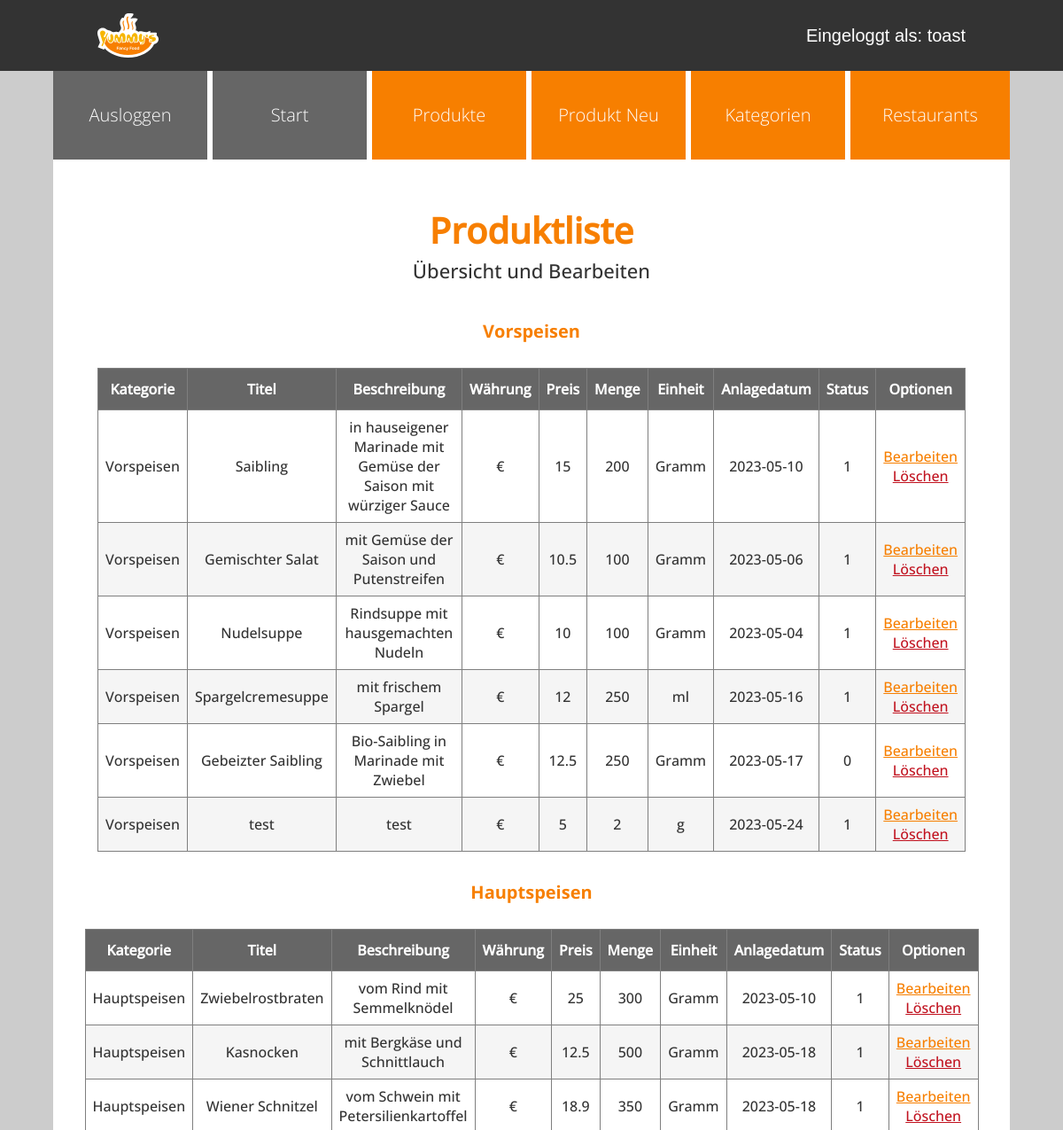
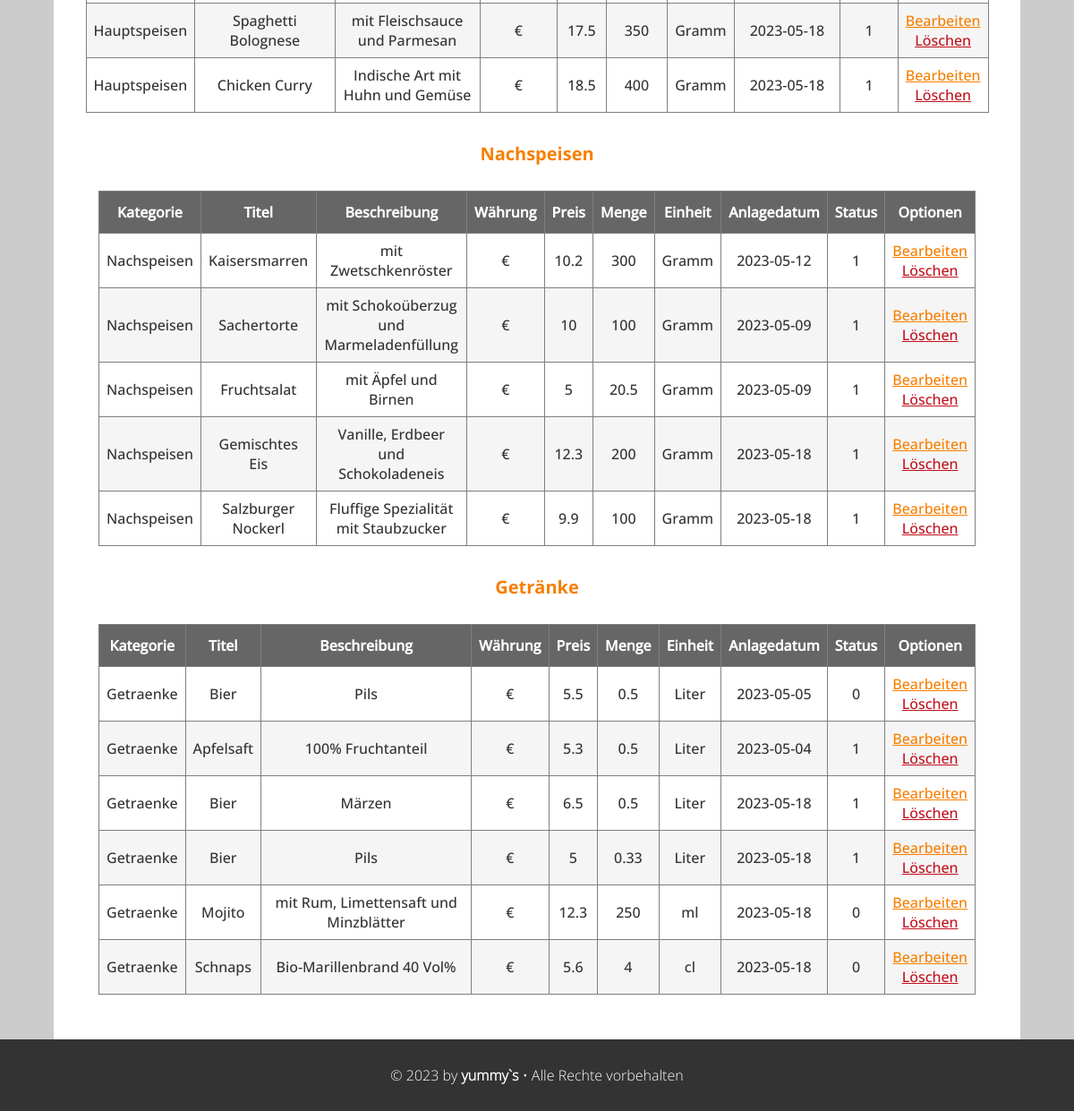
The app's page /admin/produkt_liste.php (signed in) with its own data (2 pictures, top to bottom).
### tables this page shows
CREATE TABLE `produkte` (
  `id` int(10) UNSIGNED NOT NULL,
  `titel` varchar(200) NOT NULL,
  `beschreibung` text NOT NULL,
  `waehrung` varchar(10) NOT NULL,
  `preis` float UNSIGNED NOT NULL,
  `menge` float UNSIGNED NOT NULL,
  `einheit` varchar(50) NOT NULL,
  `anlagedatum` date NOT NULL,
  `aenderungsdatum` date DEFAULT NULL,
  `aktiv` tinyint(1) DEFAULT 0,
  `kategorie_id` int(10) UNSIGNED NOT NULL,
  `restaurant_id` int(10) UNSIGNED DEFAULT NULL,
  `benutzer_id` int(10) UNSIGNED DEFAULT NULL
);

CREATE TABLE `kategorien` (
  `id` int(10) UNSIGNED NOT NULL,
  `bezeichnung` varchar(200) NOT NULL
);

### admin/setup.php (called while the page is built, shortened)
<?php
spl_autoload_register(
    function (string $klasse) {
        $prefix = "WIFI\\JUMMY\\";
        $basis = __DIR__ . "/Klassen/";
        $laenge = strlen($prefix);
        $relativ = substr($klasse, $laenge);
        $datei = $basis . str_replace("\\", "/", $relativ) . ".php";
    }
);

### admin/Klassen/Mysql.php (called while the page is built, shortened)
<?php
class Mysql
{
    private static ?Mysql $instanz = null;
    public static function getInstanz(): Mysql
    {
        if (!self::$instanz) {
            self::$instanz = new Mysql();
        }
        return self::$instanz;
    }
    private \mysqli $db;
    private function verbinden(): void
    {
        $this->db = new \mysqli(MYSQL_HOST, MYSQL_USER, MYSQL_PASSWORT, MYSQL_DATENBANK);
        $this->db->set_charset("utf8");
    }
    public function escape(string $wert): string
    {
        return $this->db->real_escape_string($wert);
    }
    public function query(string $sqlBefehl): \mysqli_result|bool
    {
        $result = $this->db->query($sqlBefehl);
        return $result;
    }
}

### admin/Klassen/Speisen/Produkte.php (called while the page is built, shortened)
<?php
class Produkte
{
    public function alleProdukteVs(): array
    {
        $db = Mysql::getInstanz();
        $produkteGesamtVs = array();
        $result = $db->query("SELECT * FROM produkte WHERE kategorie_id = 1");
        while ($row = $result->fetch_assoc()) {
            $produkteGesamtVs[] = new Produkt($row);
        }
        return $produkteGesamtVs;
    }
    public function alleProdukteHs(): array
    {
        $db = Mysql::getInstanz();
        $produkteGesamtHs = array();
        $result = $db->query("SELECT * FROM produkte WHERE kategorie_id = 2");
        while ($row = $result->fetch_assoc()) {
            $produkteGesamtHs[] = new Produkt($row);
        }
        return $produkteGesamtHs;
    }
    public function alleProdukteNs(): array
    {
        $db = Mysql::getInstanz();
        $produkteGesamtNs = array();
        $result = $db->query("SELECT * FROM produkte WHERE kategorie_id = 3");
        while ($row = $result->fetch_assoc()) {
            $produkteGesamtNs[] = new Produkt($row);
        }
        return $produkteGesamtNs;
    }
    public function alleProdukteGe(): array
    {
        $db = Mysql::getInstanz();
        $produkteGesamtGe = array();
        $result = $db->query("SELECT * FROM produkte WHERE kategorie_id = 4");
        while ($row = $result->fetch_assoc()) {
            $produkteGesamtGe[] = new Produkt($row);
        }
        return $produkteGesamtGe;
    }
}

### admin/Klassen/Speisen/DbRow/DbRowAbstract.php (called while the page is built, shortened)
<?php
abstract class DbRowAbstract
{
    protected string $tabelle;
    private array $daten = array();
    public function __construct(int|array $idOderDaten)
    {
        if (is_int($idOderDaten)) {
            $db = Mysql::getInstanz();
            $sqlId = $db->escape($idOderDaten);
            $result = $db->query("SELECT * FROM {$this->tabelle} WHERE id = '{$sqlId}'");
            $this->daten = $result->fetch_assoc();
        } else {
            $this->daten = $idOderDaten;
        }
    }
    public function __get(string $eigenschaft): mixed
    {
        return $this->daten[$eigenschaft];
    }
}

### admin/Klassen/Speisen/DbRow/Produkt.php (called while the page is built, shortened)
<?php
class Produkt extends DbRowAbstract
{
    public function kategorie(): Kategorie
    {
        return new Kategorie($this->kategorie_id);
    }
}

### admin/produkt_liste.php (the view, shortened to what this page needs)
<?php
include "setup.php";
include "kopf.php";
?>
<div id="admin-toptext">
    <h2 id="admin-headline">Produktliste</h2>
    <aside id="admin-subline">Übersicht und Bearbeiten</aside>
</div>
<?php
echo "<div class='table-headline'>Vorspeisen</div>";
echo "<br>";
echo "<div style='overflow-x: auto;'>";
echo "<table class='table-admin'>";
echo "<thead>";
echo "<th>Kategorie</th>";
echo "<th>Titel</th>";
echo "<th>Beschreibung</th>";
echo "<th>Währung</th>";
echo "<th>Preis</th>";
echo "<th>Menge</th>";
echo "<th>Einheit</th>";
echo "<th>Anlagedatum</th>";
echo "<th>Status</th>";
echo "<th>Optionen</th>";
echo "</thead>";
echo "<tbody>";
$produkteVs = new Produkte();
$alleProdukteVs = $produkteVs->alleProdukteVs();
foreach ($alleProdukteVs as $vorspeise) {
    echo "<tr>";
    echo "<td>" . $vorspeise->kategorie()->bezeichnung . "</td>";
    echo "<td>" . $vorspeise->titel . "</td>";
    echo "<td>" . $vorspeise->beschreibung . "</td>";
    echo "<td>" . $vorspeise->waehrung . "</td>";
    echo "<td>" . $vorspeise->preis . "</td>";
    echo "<td>" . $vorspeise->menge . "</td>";
    echo "<td>" . $vorspeise->einheit . "</td>";
    echo "<td>" . $vorspeise->anlagedatum . "</td>";
    echo "<td>" . $vorspeise->aktiv . "</td>";
    echo "<td>" . "<a href='produkt_bearbeiten.php?id={$vorspeise->id}'>Bearbeiten</a>" . "<br>"
        . "<a href='produkt_loeschen.php?id={$vorspeise->id}'>Löschen</a>" . "</td>";
    echo "</tr>";
}
echo "</tbody>";
echo "</table>";
echo "</div>";
echo "<div class='table-headline'>Hauptspeisen</div>";
echo "<br>";
echo "<table class='table-admin'>";
echo "<thead>";
echo "<th>Kategorie</th>";
echo "<th>Titel</th>";
echo "<th>Beschreibung</th>";
echo "<th>Währung</th>";
echo "<th>Preis</th>";
echo "<th>Menge</th>";
echo "<th>Einheit</th>";
echo "<th>Anlagedatum</th>";
echo "<th>Status</th>";
echo "<th>Optionen</th>";
echo "</thead>";
echo "<tbody>";
$produkteHs = new Produkte();
$alleProdukteHs = $produkteHs->alleProdukteHs();
foreach ($alleProdukteHs as $hauptspeise) {
    echo "<tr>";
    echo "<td>" . $hauptspeise->kategorie()->bezeichnung . "</td>";
    echo "<td>" . $hauptspeise->titel . "</td>";
    echo "<td>" . $hauptspeise->beschreibung . "</td>";
    echo "<td>" . $hauptspeise->waehrung . "</td>";
    echo "<td>" . $hauptspeise->preis . "</td>";
    echo "<td>" . $hauptspeise->menge . "</td>";
    echo "<td>" . $hauptspeise->einheit . "</td>";
    echo "<td>" . $hauptspeise->anlagedatum . "</td>";
    echo "<td>" . $hauptspeise->aktiv . "</td>";
    echo "<td>" . "<a href='produkt_bearbeiten.php?id={$hauptspeise->id}'>Bearbeiten</a>" . "<br>"
        . "<a href='produkt_loeschen.php?id={$hauptspeise->id}'>Löschen</a>" . "</td>";
    echo "</tr>";
}
echo "</tbody>";
echo "</table>";
echo "<div class='table-headline'>Nachspeisen</div>";
echo "<br>";
echo "<table class='table-admin'>";
echo "<thead>";
echo "<th>Kategorie</th>";
echo "<th>Titel</th>";
echo "<th>Beschreibung</th>";
echo "<th>Währung</th>";
echo "<th>Preis</th>";
echo "<th>Menge</th>";
echo "<th>Einheit</th>";
echo "<th>Anlagedatum</th>";
echo "<th>Status</th>";
echo "<th>Optionen</th>";
echo "</thead>";
echo "<tbody>";
$produkteNs = new Produkte();
$alleProdukteNs = $produkteNs->alleProdukteNs();
foreach ($alleProdukteNs as $nachtspeise) {
    echo "<tr>";
    echo "<td>" . $nachtspeise->kategorie()->bezeichnung . "</td>";
    echo "<td>" . $nachtspeise->titel . "</td>";
    echo "<td>" . $nachtspeise->beschreibung . "</td>";
    echo "<td>" . $nachtspeise->waehrung . "</td>";
    echo "<td>" . $nachtspeise->preis . "</td>";
    echo "<td>" . $nachtspeise->menge . "</td>";
    echo "<td>" . $nachtspeise->einheit . "</td>";
    echo "<td>" . $nachtspeise->anlagedatum . "</td>";
    echo "<td>" . $nachtspeise->aktiv . "</td>";
    echo "<td>" . "<a href='produkt_bearbeiten.php?id={$nachtspeise->id}'>Bearbeiten</a>" . "<br>"
        . "<a class='table-delete', href='produkt_loeschen.php?id={$nachtspeise->id}'>Löschen</a>" . "</td>";
    echo "</tr>";
}
echo "</tbody>";
echo "</table>";
echo "<div class='table-headline'>Getränke</div>";
echo "<br>";
echo "<table class='table-admin'>";
echo "<thead>";
echo "<th>Kategorie</th>";
echo "<th>Titel</th>";
echo "<th>Beschreibung</th>";
echo "<th>Währung</th>";
echo "<th>Preis</th>";
echo "<th>Menge</th>";
echo "<th>Einheit</th>";
echo "<th>Anlagedatum</th>";
echo "<th>Status</th>";
echo "<th>Optionen</th>";
echo "</thead>";
echo "<tbody>";
$produkteGe = new Produkte();
$alleProdukteGe = $produkteGe->alleProdukteGe();
foreach ($alleProdukteGe as $getraenk) {
    echo "<tr>";
    echo "<td>" . $getraenk->kategorie()->bezeichnung . "</td>";
    echo "<td>" . $getraenk->titel . "</td>";
    echo "<td>" . $getraenk->beschreibung . "</td>";
    echo "<td>" . $getraenk->waehrung . "</td>";
    echo "<td>" . $getraenk->preis . "</td>";
    echo "<td>" . $getraenk->menge . "</td>";
    echo "<td>" . $getraenk->einheit . "</td>";
    echo "<td>" . $getraenk->anlagedatum . "</td>";
    echo "<td>" . $getraenk->aktiv . "</td>";
    echo "<td>" . "<a href='produkt_bearbeiten.php?id={$getraenk->id}'>Bearbeiten</a>" . "<br>"
        . "<a href='produkt_loeschen.php?id={$getraenk->id}'>Löschen</a>" . "</td>";
    echo "</tr>";
}
echo "</tbody>";
echo "</table>";
include "fuss.php";

### admin/kopf.php (shortened to what this page needs)
<!DOCTYPE html>
<html lang="de">
<head>
    <link rel="stylesheet" href="../css/admin-base.css">
    <link rel="stylesheet" href="../css/admin-content.css">
</head>
<body>
    <header>
        <div id="admin-header">
            <div class="admin-header-container">
                <img src="../img/yummy_rz.svg" alt="logo-yummys" id="yummy-logo-src">
                <p id="login-info-text"><?php echo "Eingeloggt als: " . $_SESSION["benutzername"]; ?></p>
            </div>
        </div>
    </header>
    <div class="admin-main-wrapper">
        <nav class="top-nav" id="top-nav">
            <ul id="top-nav-ul">
                <li> <a class="base-li-a" href="logout.php">Ausloggen</a> </li>
                <li> <a class="base-li-a" href="index.php">Start</a> </li>
                <li> <a class="main-li-a" href="produkt_liste.php">Produkte</a> </li>
                <li> <a class="main-li-a" href="produkt_neu.php">Produkt Neu</a> </li>
                <li> <a class="main-li-a" href="kategorie_liste.php">Kategorien</a> </li>
                <li> <a class="main-li-a" href="restaurant_liste.php">Restaurants</a> </li>
            </ul>
        </nav>
        <main>
            <div class="admin-inner-wrapper">

### admin/fuss.php (shortened to what this page needs)
</div>
</main>
</div>
<footer>
    <div id="admin-footer-end">
        <aside id="admin-footer-end-text">&copy; 2023 by <a href="#"><b>yummy`s</b></a> &bull; Alle Rechte
            vorbehalten</aside>
    </div>
</footer>
</body>
</html>

### css/admin-content.css (style rules this page uses)
:root { --white: #fff; --black: #000; --grey-extra-light: #f5f5f5; --grey-light: #ccc; --grey-medium: #7f7f7f; --grey-dark: #666; --grey-slate: #708090; --grey-extra-dark: #333; --soft-blue-light: #a8dadc; --soft-blue: #457b9d; --soft-blue-dark: #334a6b; --soft-blue-extra-dark: #1d3557; --soft-green-extra-light: #cbddab; --soft-green-light: #a3b18a; --soft-green: #588157; --soft-green-dark: #3a5a40; --soft-green-extra-dark: #344e41; --soft-red: #d62828; --soft-red-dark: #c1121f; --soft-red-extra-dark: #780000; --soft-orange-extra-light: #fee8bd; --soft-orange-light: #fcbf49; --soft-orange: #F77F00; --soft-orange-dark: #944d00; --soft-yellow-light: #ffdd00; --soft-yellow: #ffc300; --soft-beige: #EAE2B7; }
html, body { margin: 0; padding: 0; font-size: 100%; background-color: var(--grey-light); }
* { box-sizing: border-box; }
.table-headline { font-family: "OpenSans-Bold", Arial, Helvetica, sans-serif; font-size: 20px; color: var(--soft-orange); margin-bottom: 10px; }
.table-admin { font-family: "OpenSans-Medium", Arial, Helvetica, sans-serif; color: var(--grey-extra-dark); border-collapse: collapse; width: 100%; }
.table-admin td, .table-admin th { border: 1px solid var(--grey-medium); text-align: center; padding: 8px; }
.table-admin th { padding-top: 12px; padding-bottom: 12px; background-color: var(--grey-dark); color: white; }
.table-admin tr:nth-child(even) { background-color: var(--grey-extra-light); }
.table-admin a { text-decoration: underline; color: var(--soft-red-dark); }
.table-admin a:nth-child(1) { text-decoration: underline; color: var(--soft-orange); }

### records on screen
produkte: kategorie.bezeichnung "Vorspeisen", titel "Saibling", beschreibung "in hauseigener Marinade mit Gemüse der Saison mit würziger Sauce", waehrung "€", preis "15", menge "200", einheit "Gramm", anlagedatum "2023-05-10", aktiv "1"
produkte: kategorie.bezeichnung "Vorspeisen", titel "Gemischter Salat", beschreibung "mit Gemüse der Saison und Putenstreifen", waehrung "€", preis "10.5", menge "100", einheit "Gramm", anlagedatum "2023-05-06", aktiv "1"
produkte: kategorie.bezeichnung "Vorspeisen", titel "Nudelsuppe", beschreibung "Rindsuppe mit hausgemachten Nudeln", waehrung "€", preis "10", menge "100", einheit "Gramm", anlagedatum "2023-05-04", aktiv "1"
produkte: kategorie.bezeichnung "Vorspeisen", titel "Spargelcremesuppe", beschreibung "mit frischem Spargel", waehrung "€", preis "12", menge "250", einheit "ml", anlagedatum "2023-05-16", aktiv "1"
produkte: kategorie.bezeichnung "Vorspeisen", titel "Gebeizter Saibling", beschreibung "Bio-Saibling in Marinade mit Zwiebel", waehrung "€", preis "12.5", menge "250", einheit "Gramm", anlagedatum "2023-05-17", aktiv "0"
produkte: kategorie.bezeichnung "Vorspeisen", titel "test", beschreibung "test", waehrung "€", preis "5", menge "2", einheit "g", anlagedatum "2023-05-24", aktiv "1"
produkte: kategorie.bezeichnung "Hauptspeisen", titel "Zwiebelrostbraten", beschreibung "vom Rind mit Semmelknödel", waehrung "€", preis "25", menge "300", einheit "Gramm", anlagedatum "2023-05-10", aktiv "1"
produkte: kategorie.bezeichnung "Hauptspeisen", titel "Kasnocken", beschreibung "mit Bergkäse und Schnittlauch", waehrung "€", preis "12.5", menge "500", einheit "Gramm", anlagedatum "2023-05-18", aktiv "1"
produkte: kategorie.bezeichnung "Hauptspeisen", titel "Wiener Schnitzel", beschreibung "vom Schwein mit Petersilienkartoffel", waehrung "€", preis "18.9", menge "350", einheit "Gramm", anlagedatum "2023-05-18", aktiv "1"
produkte: kategorie.bezeichnung "Hauptspeisen", titel "Spaghetti Bolognese", beschreibung "mit Fleischsauce und Parmesan", waehrung "€", preis "17.5", menge "350", einheit "Gramm", anlagedatum "2023-05-18", aktiv "1"
produkte: kategorie.bezeichnung "Hauptspeisen", titel "Chicken Curry", beschreibung "Indische Art mit Huhn und Gemüse", waehrung "€", preis "18.5", menge "400", einheit "Gramm", anlagedatum "2023-05-18", aktiv "1"
produkte: kategorie.bezeichnung "Nachspeisen", titel "Kaisersmarren", beschreibung "mit Zwetschkenröster", waehrung "€", preis "10.2", menge "300", einheit "Gramm", anlagedatum "2023-05-12", aktiv "1"
produkte: kategorie.bezeichnung "Nachspeisen", titel "Sachertorte", beschreibung "mit Schokoüberzug und Marmeladenfüllung", waehrung "€", preis "10", menge "100", einheit "Gramm", anlagedatum "2023-05-09", aktiv "1"
produkte: kategorie.bezeichnung "Nachspeisen", titel "Fruchtsalat", beschreibung "mit Äpfel und Birnen", waehrung "€", preis "5", menge "20.5", einheit "Gramm", anlagedatum "2023-05-09", aktiv "1"
produkte: kategorie.bezeichnung "Nachspeisen", titel "Gemischtes Eis", beschreibung "Vanille, Erdbeer und Schokoladeneis", waehrung "€", preis "12.3", menge "200", einheit "Gramm", anlagedatum "2023-05-18", aktiv "1"
produkte: kategorie.bezeichnung "Nachspeisen", titel "Salzburger Nockerl", beschreibung "Fluffige Spezialität mit Staubzucker", waehrung "€", preis "9.9", menge "100", einheit "Gramm", anlagedatum "2023-05-18", aktiv "1"
produkte: kategorie.bezeichnung "Getraenke", titel "Bier", beschreibung "Pils", waehrung "€", preis "5.5", menge "0.5", einheit "Liter", anlagedatum "2023-05-05", aktiv "0"
produkte: kategorie.bezeichnung "Getraenke", titel "Apfelsaft", beschreibung "100% Fruchtanteil", waehrung "€", preis "5.3", menge "0.5", einheit "Liter", anlagedatum "2023-05-04", aktiv "1"
produkte: kategorie.bezeichnung "Getraenke", titel "Bier", beschreibung "Märzen", waehrung "€", preis "6.5", menge "0.5", einheit "Liter", anlagedatum "2023-05-18", aktiv "1"
produkte: kategorie.bezeichnung "Getraenke", titel "Bier", beschreibung "Pils", waehrung "€", preis "5", menge "0.33", einheit "Liter", anlagedatum "2023-05-18", aktiv "1"
produkte: kategorie.bezeichnung "Getraenke", titel "Mojito", beschreibung "mit Rum, Limettensaft und Minzblätter", waehrung "€", preis "12.3", menge "250", einheit "ml", anlagedatum "2023-05-18", aktiv "0"
produkte: kategorie.bezeichnung "Getraenke", titel "Schnaps", beschreibung "Bio-Marillenbrand 40 Vol%", waehrung "€", preis "5.6", menge "4", einheit "cl", anlagedatum "2023-05-18", aktiv "0"

### other values on screen
$_SESSION["benutzername"] "toast"
